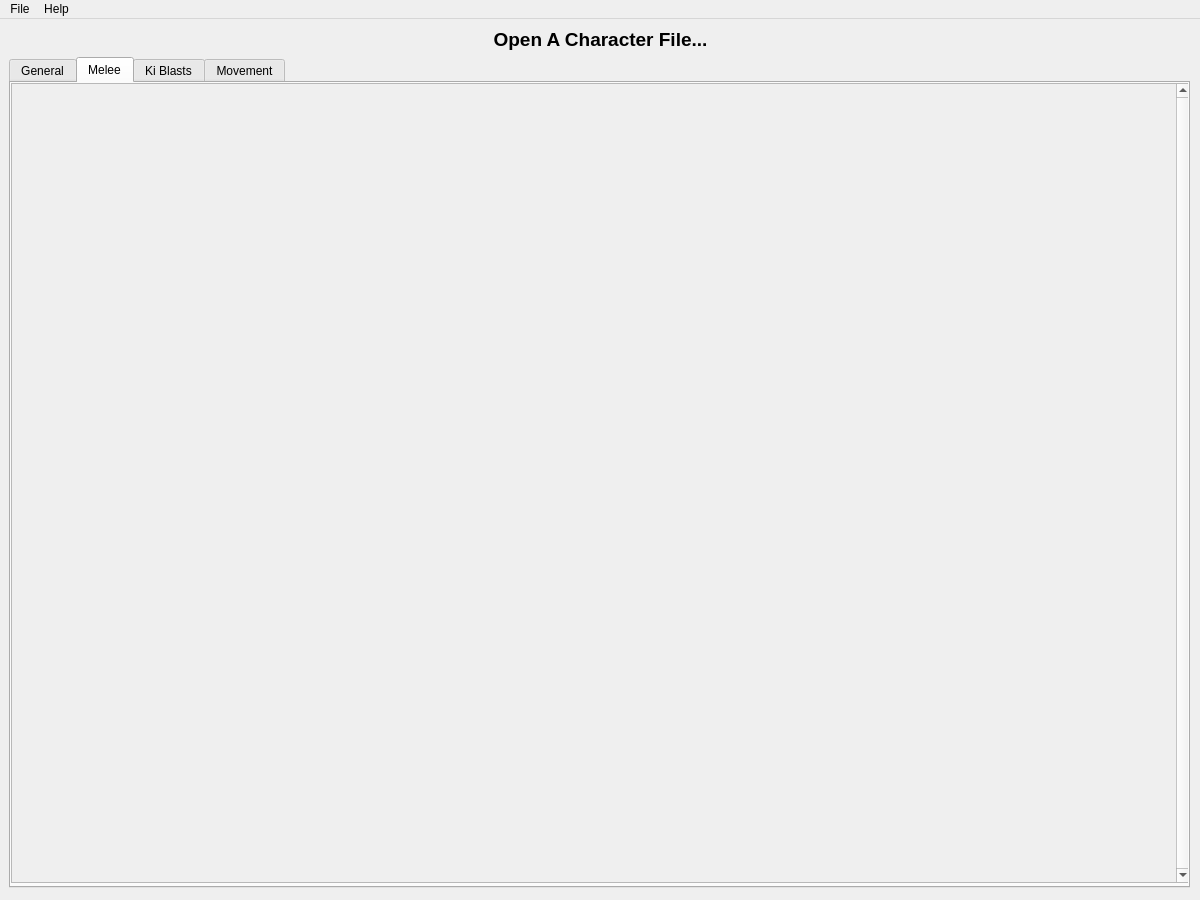
<?xml version="1.0" encoding="UTF-8"?>
<ui version="4.0">
 <class>NeoStudio</class>
 <widget class="QMainWindow" name="NeoStudio">
  <property name="geometry">
   <rect>
    <x>0</x>
    <y>0</y>
    <width>1200</width>
    <height>900</height>
   </rect>
  </property>
  <property name="sizePolicy">
   <sizepolicy hsizetype="Fixed" vsizetype="Fixed">
    <horstretch>0</horstretch>
    <verstretch>0</verstretch>
   </sizepolicy>
  </property>
  <property name="minimumSize">
   <size>
    <width>1200</width>
    <height>900</height>
   </size>
  </property>
  <property name="maximumSize">
   <size>
    <width>1200</width>
    <height>900</height>
   </size>
  </property>
  <property name="windowTitle">
   <string>Neo Studio</string>
  </property>
  <property name="styleSheet">
   <string notr="true"/>
  </property>
  <widget class="QWidget" name="centralWidget">
   <property name="styleSheet">
    <string notr="true"/>
   </property>
   <widget class="QTabWidget" name="ParameterTabs">
    <property name="geometry">
     <rect>
      <x>9</x>
      <y>38</y>
      <width>1181</width>
      <height>831</height>
     </rect>
    </property>
    <property name="styleSheet">
     <string notr="true"/>
    </property>
    <property name="currentIndex">
     <number>1</number>
    </property>
    <widget class="QWidget" name="GeneralTab">
     <property name="styleSheet">
      <string notr="true"/>
     </property>
     <attribute name="title">
      <string>General</string>
     </attribute>
     <widget class="QScrollArea" name="GeneralScrollArea">
      <property name="geometry">
       <rect>
        <x>0</x>
        <y>0</y>
        <width>1180</width>
        <height>800</height>
       </rect>
      </property>
      <property name="styleSheet">
       <string notr="true"/>
      </property>
      <property name="verticalScrollBarPolicy">
       <enum>Qt::ScrollBarAlwaysOn</enum>
      </property>
      <property name="horizontalScrollBarPolicy">
       <enum>Qt::ScrollBarAlwaysOff</enum>
      </property>
      <property name="widgetResizable">
       <bool>false</bool>
      </property>
      <widget class="QWidget" name="scrollAreaWidgetContents">
       <property name="geometry">
        <rect>
         <x>0</x>
         <y>0</y>
         <width>910</width>
         <height>637</height>
        </rect>
       </property>
       <property name="styleSheet">
        <string notr="true"/>
       </property>
      </widget>
     </widget>
    </widget>
    <widget class="QWidget" name="MeleeTab">
     <attribute name="title">
      <string>Melee</string>
     </attribute>
     <widget class="QGraphicsView" name="graphicsView_1">
      <property name="geometry">
       <rect>
        <x>187</x>
        <y>130</y>
        <width>571</width>
        <height>361</height>
       </rect>
      </property>
      <property name="verticalScrollBarPolicy">
       <enum>Qt::ScrollBarAlwaysOff</enum>
      </property>
      <property name="horizontalScrollBarPolicy">
       <enum>Qt::ScrollBarAlwaysOff</enum>
      </property>
      <property name="backgroundBrush">
       <brush brushstyle="NoBrush">
        <color alpha="255">
         <red>0</red>
         <green>0</green>
         <blue>0</blue>
        </color>
       </brush>
      </property>
      <property name="foregroundBrush">
       <brush brushstyle="NoBrush">
        <color alpha="255">
         <red>0</red>
         <green>0</green>
         <blue>0</blue>
        </color>
       </brush>
      </property>
     </widget>
     <widget class="QScrollArea" name="MeleeScrollArea">
      <property name="geometry">
       <rect>
        <x>0</x>
        <y>0</y>
        <width>1180</width>
        <height>800</height>
       </rect>
      </property>
      <property name="styleSheet">
       <string notr="true"/>
      </property>
      <property name="verticalScrollBarPolicy">
       <enum>Qt::ScrollBarAlwaysOn</enum>
      </property>
      <property name="horizontalScrollBarPolicy">
       <enum>Qt::ScrollBarAlwaysOff</enum>
      </property>
      <property name="widgetResizable">
       <bool>false</bool>
      </property>
      <widget class="QWidget" name="scrollAreaWidgetContents_2">
       <property name="geometry">
        <rect>
         <x>0</x>
         <y>0</y>
         <width>910</width>
         <height>637</height>
        </rect>
       </property>
       <property name="styleSheet">
        <string notr="true"/>
       </property>
      </widget>
     </widget>
    </widget>
    <widget class="QWidget" name="KiBlastTab">
     <attribute name="title">
      <string>Ki Blasts</string>
     </attribute>
     <widget class="QScrollArea" name="KiBlastScrollArea">
      <property name="geometry">
       <rect>
        <x>0</x>
        <y>0</y>
        <width>1180</width>
        <height>800</height>
       </rect>
      </property>
      <property name="styleSheet">
       <string notr="true"/>
      </property>
      <property name="verticalScrollBarPolicy">
       <enum>Qt::ScrollBarAsNeeded</enum>
      </property>
      <property name="horizontalScrollBarPolicy">
       <enum>Qt::ScrollBarAsNeeded</enum>
      </property>
      <property name="widgetResizable">
       <bool>false</bool>
      </property>
      <widget class="QWidget" name="scrollAreaWidgetContents_3">
       <property name="geometry">
        <rect>
         <x>0</x>
         <y>0</y>
         <width>910</width>
         <height>637</height>
        </rect>
       </property>
       <property name="styleSheet">
        <string notr="true"/>
       </property>
      </widget>
     </widget>
    </widget>
    <widget class="QWidget" name="MovementTab">
     <attribute name="title">
      <string>Movement</string>
     </attribute>
     <widget class="QScrollArea" name="MovementScrollArea">
      <property name="geometry">
       <rect>
        <x>0</x>
        <y>0</y>
        <width>1180</width>
        <height>800</height>
       </rect>
      </property>
      <property name="styleSheet">
       <string notr="true"/>
      </property>
      <property name="verticalScrollBarPolicy">
       <enum>Qt::ScrollBarAsNeeded</enum>
      </property>
      <property name="horizontalScrollBarPolicy">
       <enum>Qt::ScrollBarAsNeeded</enum>
      </property>
      <property name="widgetResizable">
       <bool>false</bool>
      </property>
      <widget class="QWidget" name="scrollAreaWidgetContents_4">
       <property name="geometry">
        <rect>
         <x>0</x>
         <y>0</y>
         <width>910</width>
         <height>637</height>
        </rect>
       </property>
       <property name="styleSheet">
        <string notr="true"/>
       </property>
      </widget>
     </widget>
    </widget>
   </widget>
   <widget class="QLabel" name="FileLbl">
    <property name="geometry">
     <rect>
      <x>10</x>
      <y>0</y>
      <width>1181</width>
      <height>41</height>
     </rect>
    </property>
    <property name="font">
     <font>
      <pointsize>14</pointsize>
      <bold>true</bold>
     </font>
    </property>
    <property name="styleSheet">
     <string notr="true"/>
    </property>
    <property name="text">
     <string>Open A Character File...</string>
    </property>
    <property name="alignment">
     <set>Qt::AlignCenter</set>
    </property>
   </widget>
  </widget>
  <widget class="QMenuBar" name="MenuBar">
   <property name="geometry">
    <rect>
     <x>0</x>
     <y>0</y>
     <width>1200</width>
     <height>23</height>
    </rect>
   </property>
   <property name="styleSheet">
    <string notr="true"/>
   </property>
   <widget class="QMenu" name="MenuFile">
    <property name="styleSheet">
     <string notr="true"/>
    </property>
    <property name="title">
     <string>File</string>
    </property>
    <addaction name="ActionOpen"/>
    <addaction name="ActionSave"/>
    <addaction name="ActionSave_As"/>
    <addaction name="ActionClose"/>
    <addaction name="separator"/>
    <addaction name="ActionExport"/>
    <addaction name="ActionImport"/>
   </widget>
   <widget class="QMenu" name="MenuHelp">
    <property name="styleSheet">
     <string notr="true"/>
    </property>
    <property name="title">
     <string>Help</string>
    </property>
    <addaction name="ActionAbout"/>
    <addaction name="ActionOptions"/>
   </widget>
   <addaction name="MenuFile"/>
   <addaction name="MenuHelp"/>
  </widget>
  <action name="ActionOpen">
   <property name="text">
    <string>Open File</string>
   </property>
  </action>
  <action name="ActionSave">
   <property name="text">
    <string>Save</string>
   </property>
  </action>
  <action name="ActionAbout">
   <property name="text">
    <string>About</string>
   </property>
  </action>
  <action name="ActionSave_As">
   <property name="text">
    <string>Save As</string>
   </property>
  </action>
  <action name="ActionClose">
   <property name="text">
    <string>Close File</string>
   </property>
  </action>
  <action name="ActionOptions">
   <property name="text">
    <string>Options</string>
   </property>
  </action>
  <action name="ActionExport">
   <property name="text">
    <string>Export as .dat</string>
   </property>
  </action>
  <action name="ActionImport">
   <property name="text">
    <string>Import .dat</string>
   </property>
  </action>
 </widget>
 <resources/>
 <connections>
  <connection>
   <sender>ActionOpen</sender>
   <signal>triggered()</signal>
   <receiver>NeoStudio</receiver>
   <slot>OpenFile()</slot>
   <hints>
    <hint type="sourcelabel">
     <x>-1</x>
     <y>-1</y>
    </hint>
    <hint type="destinationlabel">
     <x>462</x>
     <y>377</y>
    </hint>
   </hints>
  </connection>
  <connection>
   <sender>ActionSave</sender>
   <signal>triggered()</signal>
   <receiver>NeoStudio</receiver>
   <slot>SaveFile()</slot>
   <hints>
    <hint type="sourcelabel">
     <x>-1</x>
     <y>-1</y>
    </hint>
    <hint type="destinationlabel">
     <x>462</x>
     <y>377</y>
    </hint>
   </hints>
  </connection>
  <connection>
   <sender>ActionAbout</sender>
   <signal>triggered()</signal>
   <receiver>NeoStudio</receiver>
   <slot>OpenAbout()</slot>
   <hints>
    <hint type="sourcelabel">
     <x>-1</x>
     <y>-1</y>
    </hint>
    <hint type="destinationlabel">
     <x>462</x>
     <y>377</y>
    </hint>
   </hints>
  </connection>
  <connection>
   <sender>ActionSave_As</sender>
   <signal>triggered()</signal>
   <receiver>NeoStudio</receiver>
   <slot>SaveFileAs()</slot>
   <hints>
    <hint type="sourcelabel">
     <x>-1</x>
     <y>-1</y>
    </hint>
    <hint type="destinationlabel">
     <x>476</x>
     <y>365</y>
    </hint>
   </hints>
  </connection>
  <connection>
   <sender>ActionClose</sender>
   <signal>triggered()</signal>
   <receiver>NeoStudio</receiver>
   <slot>CloseFile()</slot>
   <hints>
    <hint type="sourcelabel">
     <x>-1</x>
     <y>-1</y>
    </hint>
    <hint type="destinationlabel">
     <x>476</x>
     <y>365</y>
    </hint>
   </hints>
  </connection>
  <connection>
   <sender>ActionOptions</sender>
   <signal>triggered()</signal>
   <receiver>NeoStudio</receiver>
   <slot>OpenOptions()</slot>
   <hints>
    <hint type="sourcelabel">
     <x>-1</x>
     <y>-1</y>
    </hint>
    <hint type="destinationlabel">
     <x>476</x>
     <y>365</y>
    </hint>
   </hints>
  </connection>
  <connection>
   <sender>ActionExport</sender>
   <signal>triggered()</signal>
   <receiver>NeoStudio</receiver>
   <slot>ExportDat()</slot>
   <hints>
    <hint type="sourcelabel">
     <x>-1</x>
     <y>-1</y>
    </hint>
    <hint type="destinationlabel">
     <x>476</x>
     <y>365</y>
    </hint>
   </hints>
  </connection>
  <connection>
   <sender>ActionImport</sender>
   <signal>triggered()</signal>
   <receiver>NeoStudio</receiver>
   <slot>ImportDat()</slot>
   <hints>
    <hint type="sourcelabel">
     <x>-1</x>
     <y>-1</y>
    </hint>
    <hint type="destinationlabel">
     <x>476</x>
     <y>365</y>
    </hint>
   </hints>
  </connection>
 </connections>
 <slots>
  <slot>OpenFile()</slot>
  <slot>SaveFile()</slot>
  <slot>OpenAbout()</slot>
  <slot>SaveFileAs()</slot>
  <slot>CloseFile()</slot>
  <slot>OpenOptions()</slot>
  <slot>ExportDat()</slot>
  <slot>ImportDat()</slot>
 </slots>
</ui>
